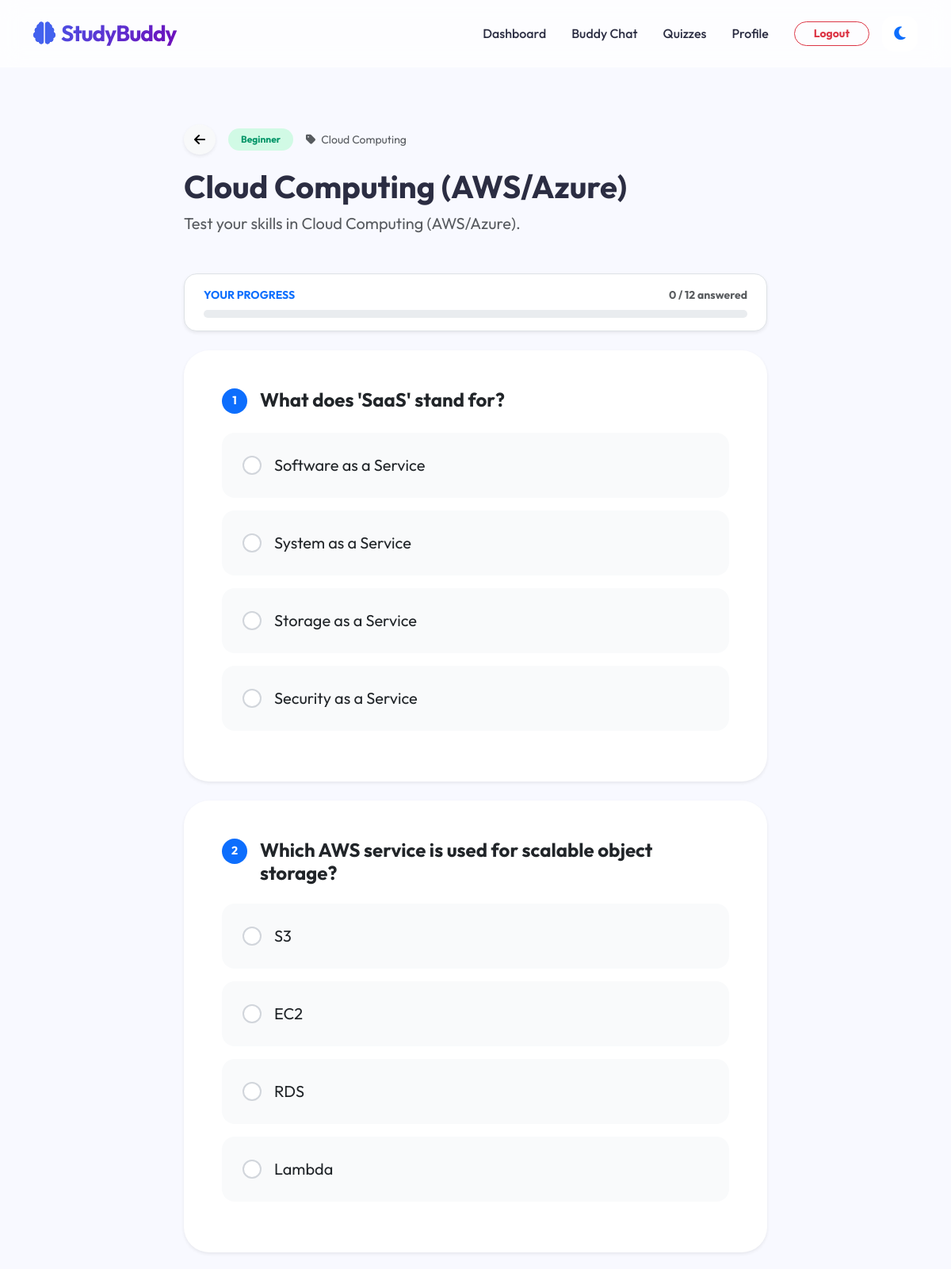
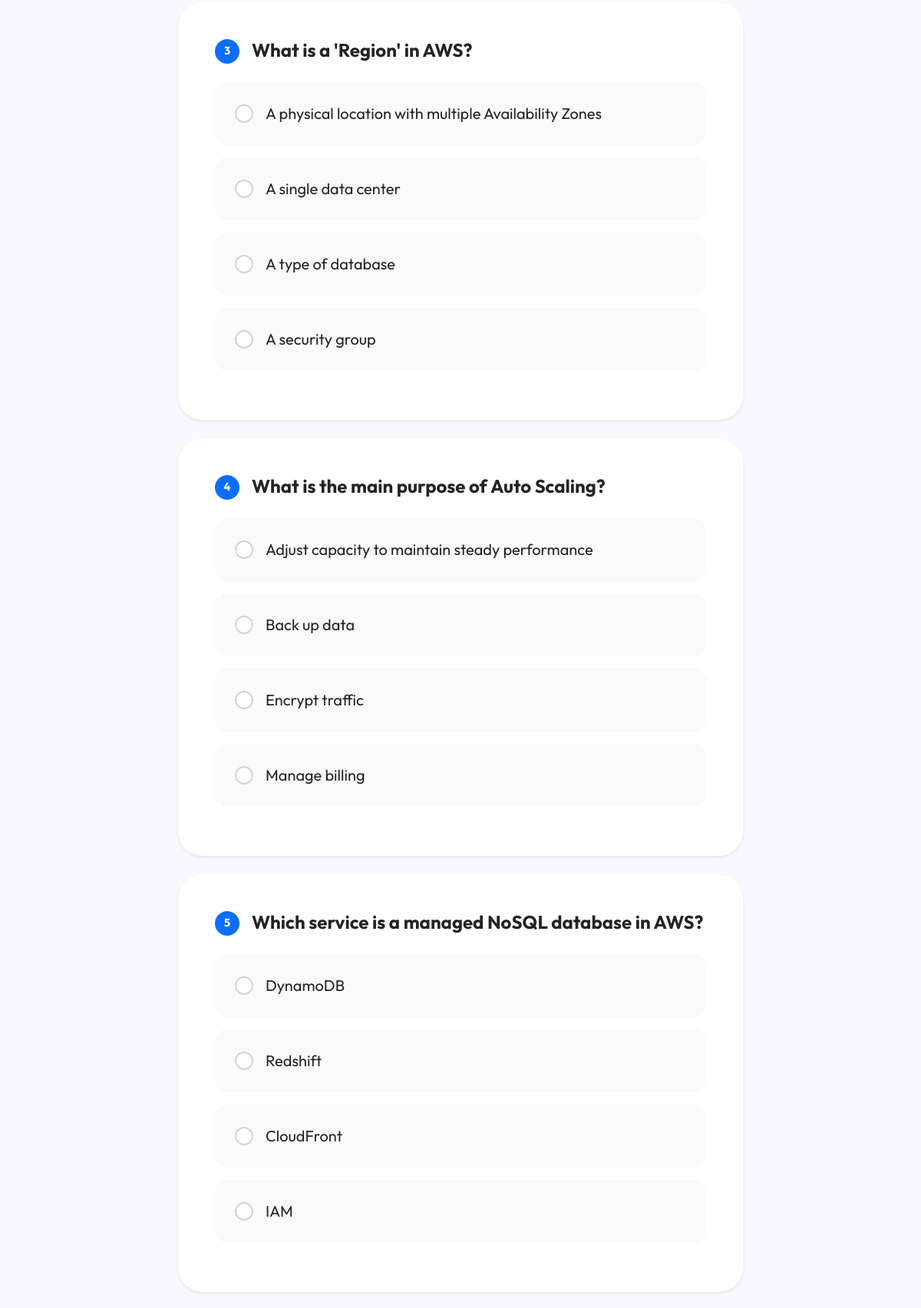
Screenshot of /quizzes/2/ (signed in, upper part) with the database file from the repository (2 pictures, top to bottom).
### quizzes/models.py (models this page shows, shortened)
class Quiz(models.Model):
    CATEGORY_CHOICES = [
        ('gen_ai', 'Generative AI'),
        ('ml', 'Machine Learning'),
        ('prompt', 'Prompt Engineering'),
        ('llm', 'Large Language Models'),
        ('ethics', 'AI Ethics'),
        ('web_ai', 'AI in Web Development'),
        ('general', 'General AI'),
        ('cloud', 'Cloud Computing'),
        ('devops', 'DevOps & Git'),
        ('cyber', 'Cyber Security'),
        ('data', 'Data Science'),
        ('mobile', 'Mobile Development'),
        ('blockchain', 'Web3 & Blockchain'),
        ('iot', 'Internet of Things'),
        ('hr', 'HR Interview Prep'),
    ]
    DIFFICULTY_CHOICES = [
        ('beginner', 'Beginner'),
        ('intermediate', 'Intermediate'),
        ('advanced', 'Advanced'),
    ]
    title = models.CharField(max_length=200)
    category = models.CharField(max_length=20, choices=CATEGORY_CHOICES, default='general')
    difficulty = models.CharField(max_length=20, choices=DIFFICULTY_CHOICES, default='beginner')
    description = models.TextField()
    created_at = models.DateTimeField(auto_now_add=True)
    updated_at = models.DateTimeField(auto_now=True)
    class Meta:
        verbose_name_plural = "Quizzes"

class Question(models.Model):
    quiz = models.ForeignKey(Quiz, on_delete=models.CASCADE, related_name='questions')
    text = models.TextField()
    points = models.IntegerField(default=1)

class Choice(models.Model):
    question = models.ForeignKey(Question, on_delete=models.CASCADE, related_name='choices')
    text = models.CharField(max_length=200)
    is_correct = models.BooleanField(default=False)

### quizzes/views.py (the view, shortened to what this page needs)
# urls.py: path('<int:pk>/', TakeQuizView.as_view(), name='take_quiz'),
class TakeQuizView(LoginRequiredMixin, DetailView):
    model = Quiz
    template_name = 'quizzes/take_quiz.html'
    context_object_name = 'quiz'

### templates/quizzes/take_quiz.html (shortened to what this page needs)
{% extends "base.html" %}
{% block content %}
<div class="container py-5">
    <div class="row justify-content-center">
        <div class="col-lg-8">
            <div class="mb-5 animate-fade-in">
                <div class="d-flex align-items-center gap-3 mb-3">
                    <a href="{% url 'quizzes:quiz_list' %}" class="btn btn-light rounded-circle shadow-sm">
                        <i class="fas fa-arrow-left"></i>
                    </a>
                    <span
                        class="badge rounded-pill bg-{{ quiz.difficulty }}-subtle text-{{ quiz.difficulty }} px-3 py-2">
                        {{ quiz.get_difficulty_display }}
                    </span>
                    <span class="text-muted small">
                        <i class="fas fa-tag me-1"></i> {{ quiz.get_category_display }}
                    </span>
                </div>
                <h1 class="fw-bold display-6 mb-2">{{ quiz.title }}</h1>
                <p class="text-muted fs-5">{{ quiz.description }}</p>
            </div>
            <div class="sticky-top bg-white py-3 mb-4 shadow-sm rounded-4 px-4 border"
                style="top: 80px; z-index: 1000;">
                <div class="d-flex justify-content-between align-items-center mb-2">
                    <span class="fw-bold small text-primary">YOUR PROGRESS</span>
                    <span class="small text-muted fw-bold" id="progress-text">0 / {{ quiz.questions.count }}
                        answered</span>
                </div>
                <div class="progress rounded-pill" style="height: 10px;">
                </div>
            </div>
            <form method="post" id="quiz-form">
                {% for question in quiz.questions.all %}
                <div class="card border-0 shadow-sm mb-4 question-card animate-slide-up"
                    style="animation-delay: calc({{ forloop.counter0 }} * 100ms);">
                    <div class="card-body p-4 p-md-5">
                        <div class="d-flex align-items-start mb-4">
                            <div class="question-number bg-primary text-white rounded-circle me-3 flex-shrink-0">
                                {{ forloop.counter }}
                            </div>
                            <h4 class="mb-0 fw-bold leading-tight">{{ question.text }}</h4>
                        </div>
                        <div class="options-grid">
                            {% for choice in question.choices.all %}
                            <div class="option-item custom-radio mb-3">
                                <label class="option-label w-100 p-4 rounded-4 border d-flex align-items-center"
                                    for="choice_{{ choice.id }}">
                                    <div class="radio-circle me-3"></div>
                                    <span class="fs-5">{{ choice.text }}</span>
                                </label>
                            </div>
                            {% endfor %}
                        </div>
                    </div>
                </div>
                {% endfor %}
            </form>
        </div>
    </div>
</div>
{% endblock %}

### static/css/style.css (style rules this page uses)
:root { --primary: #4361ee; --primary-light: #4895ef; --secondary: #7209b7; --accent: #f72585; --success: #4cc9f0; --bg-light: #f8f9fa; --card-bg: #ffffff; --text-main: #2b2d42; --text-muted: #8d99ae; --glass: rgba(255, 255, 255, 0.7); --transition: all 0.3s cubic-bezier(0.4, 0, 0.2, 1); }
body { font-family: 'Outfit', sans-serif; background-color: var(--bg-light); color: var(--text-main); transition: var(--transition); }
.card { background-color: var(--card-bg); border: none; border-radius: 20px; box-shadow: 0 10px 30px rgba(0, 0, 0, 0.05); transition: var(--transition); overflow: hidden; }

### templates/base.html (style rules this page uses)
:root { --primary-bg: #f8f9ff; --glass-bg: rgba(255, 255, 255, 0.7); --glass-border: rgba(255, 255, 255, 0.3); --card-shadow: 0 10px 30px rgba(0, 0, 0, 0.05); --primary-gradient: linear-gradient(135deg, #4361ee 0%, #7209b7 100%); --transition-smooth: all 0.4s cubic-bezier(0.4, 0, 0.2, 1); }
body { font-family: 'Outfit', sans-serif; background-color: var(--primary-bg); transition: var(--transition-smooth); min-height: 100vh; }

### templates/quizzes/take_quiz.html (style rules this page uses)
:root { --beginner-subtle: #d1fae5; --beginner: #059669; --intermediate-subtle: #dbeafe; --intermediate: #2563eb; --advanced-subtle: #fee2e2; --advanced: #dc2626; }
.bg-beginner-subtle { background: var(--beginner-subtle); }
.text-beginner { color: var(--beginner); }
.question-card { border-radius: 32px !important; background: #fff; transition: transform 0.3s; }
.question-number { width: 32px; height: 32px; display: flex; align-items: center; justify-content: center; font-weight: bold; font-size: 0.9rem; }
.option-label { background: #f9fafb; border: 2px solid transparent !important; cursor: pointer; transition: all 0.2s cubic-bezier(0.4, 0, 0.2, 1); }
.radio-circle { width: 24px; height: 24px; border: 2px solid #d1d5db; border-radius: 50%; background: #fff; position: relative; }
.animate-fade-in { animation: fadeIn 1s ease both; }
.animate-slide-up { animation: slideUp 0.8s ease both; }

### rows the page displays
Quiz: difficulty "Beginner", category "Cloud Computing", title "Cloud Computing (AWS/Azure)", description "Test your skills in Cloud Computing (AWS/Azure).", questions.count "12"
Question: text "What does 'SaaS' stand for?"
Choice: text "Software as a Service"
Choice: text "System as a Service"
Choice: text "Storage as a Service"
Choice: text "Security as a Service"
Question: text "Which AWS service is used for scalable object storage?"
Choice: text "S3"
Choice: text "EC2"
Choice: text "RDS"
Choice: text "Lambda"
Question: text "What is a 'Region' in AWS?"
Choice: text "A physical location with multiple Availability Zones"
Choice: text "A single data center"
Choice: text "A type of database"
Choice: text "A security group"
Question: text "What is the main purpose of Auto Scaling?"
Choice: text "Adjust capacity to maintain steady performance"
Choice: text "Back up data"
Choice: text "Encrypt traffic"
Choice: text "Manage billing"
Question: text "Which service is a managed NoSQL database in AWS?"
Choice: text "DynamoDB"
Choice: text "Redshift"
Choice: text "CloudFront"
Choice: text "IAM"
